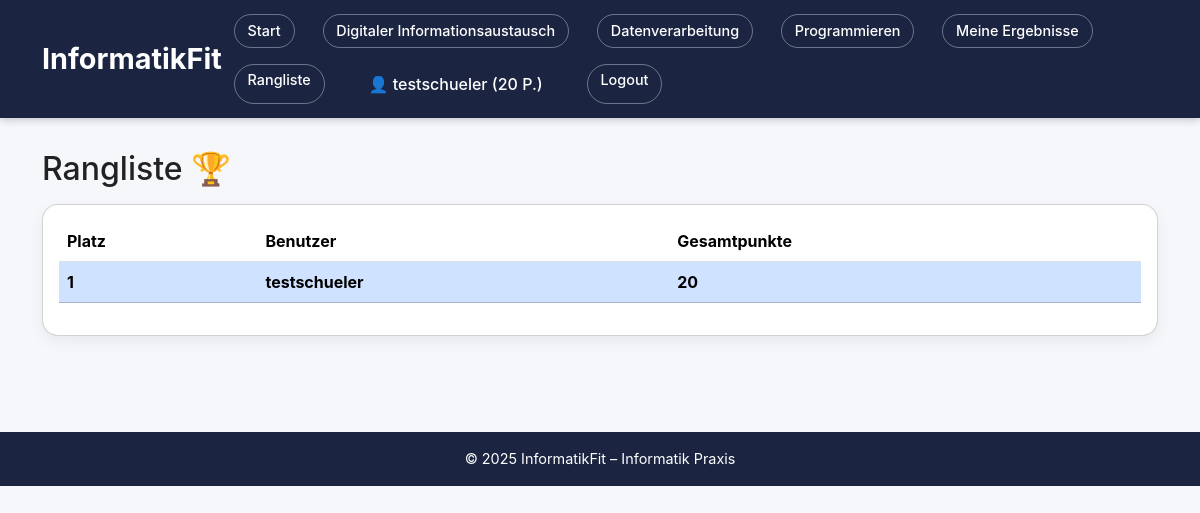
The page /leaderboard (signed in) on the database as committed earlier.
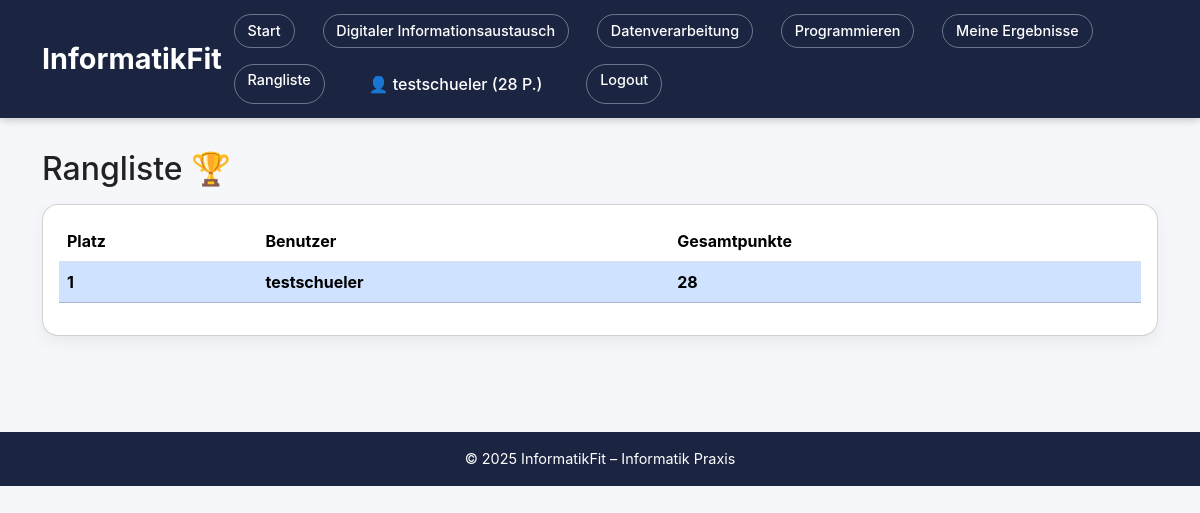
The same page on the database as committed later.
### models.py (models this page shows, shortened)
class User(db.Model, UserMixin):
    id = db.Column(db.Integer, primary_key=True)
    username = db.Column(db.String(80), unique=True, nullable=False)
    password_hash = db.Column(db.String(255), nullable=False)
    total_points = db.Column(db.Integer, default=0)  # Für Rangliste / Gesamtpunkte
    results = db.relationship('Result', backref='user', lazy=True)

### app.py (the view)
@app.route("/leaderboard")
@login_required
def leaderboard():
    users = User.query.order_by(User.total_points.desc()).all()
    return render_template("leaderboard.html", users=users)

### app.py (called while the page is built)
@login_manager.user_loader
def load_user(user_id):
    return User.query.get(int(user_id))

### templates/leaderboard.html (shortened to what this page needs)
{% extends "base.html" %}
{% block content %}
<h2 class="mb-3">Rangliste 🏆</h2>
<div class="card p-3">
  <table class="table align-middle">
    <thead>
      <tr>
        <th>Platz</th>
        <th>Benutzer</th>
        <th>Gesamtpunkte</th>
      </tr>
    </thead>
    <tbody>
      {% for user in users %}
        <tr {% if current_user.id == user.id %}class="table-primary fw-bold"{% endif %}>
          <td>{{ loop.index }}</td>
          <td>{{ user.username }}</td>
          <td>{{ user.total_points }}</td>
        </tr>
      {% endfor %}
    </tbody>
  </table>
</div>
{% endblock %}

### templates/base.html (shortened to what this page needs)
<!doctype html>
<html lang="de">
<head>
    <link
      href="https://cdn.jsdelivr.net/npm/bootstrap@5.3.3/dist/css/bootstrap.min.css"
      rel="stylesheet"
    >
    <link rel="stylesheet" href="{{ url_for('static', filename='style.css') }}">
</head>
<body>
    <header class="topbar">
        <div class="container d-flex justify-content-between align-items-center">
            <h1 class="topbar-brand mb-0">InformatikFit</h1>
            <nav class="nav">
                <a class="nav-link" href="{{ url_for('home') }}">Start</a>
                <a class="nav-link" href="{{ url_for('digitaler_informationsaustausch') }}">
                    Digitaler Informationsaustausch
                </a>
                <a class="nav-link" href="{{ url_for('datenverarbeitung') }}">
                    Datenverarbeitung
                </a>
                <a class="nav-link" href="{{ url_for('programmieren') }}">
                    Programmieren
                </a>
                {% if current_user.is_authenticated %}
                    <a class="nav-link" href="{{ url_for('my_results') }}">Meine Ergebnisse</a>
                    <a class="nav-link" href="{{ url_for('leaderboard') }}">Rangliste</a>
                    <span class="nav-link disabled">
                        👤 {{ current_user.username }} ({{ current_user.total_points }} P.)
                    </span>
                    <a class="nav-link" href="{{ url_for('logout') }}">Logout</a>
                {% else %}
                    <a class="nav-link" href="{{ url_for('login') }}">Login</a>
                    <a class="nav-link" href="{{ url_for('register') }}">Registrieren</a>
                {% endif %}
            </nav>
        </div>
    </header>
    <main class="container mb-5">
        {% block content %}{% endblock %}
    </main>
    <footer class="footer">
        © 2025 InformatikFit – Informatik Praxis
    </footer>
</body>
</html>

Rows that differ between the two databases and show on the page:
changed User "testschueler": total_points "20" → "28"
